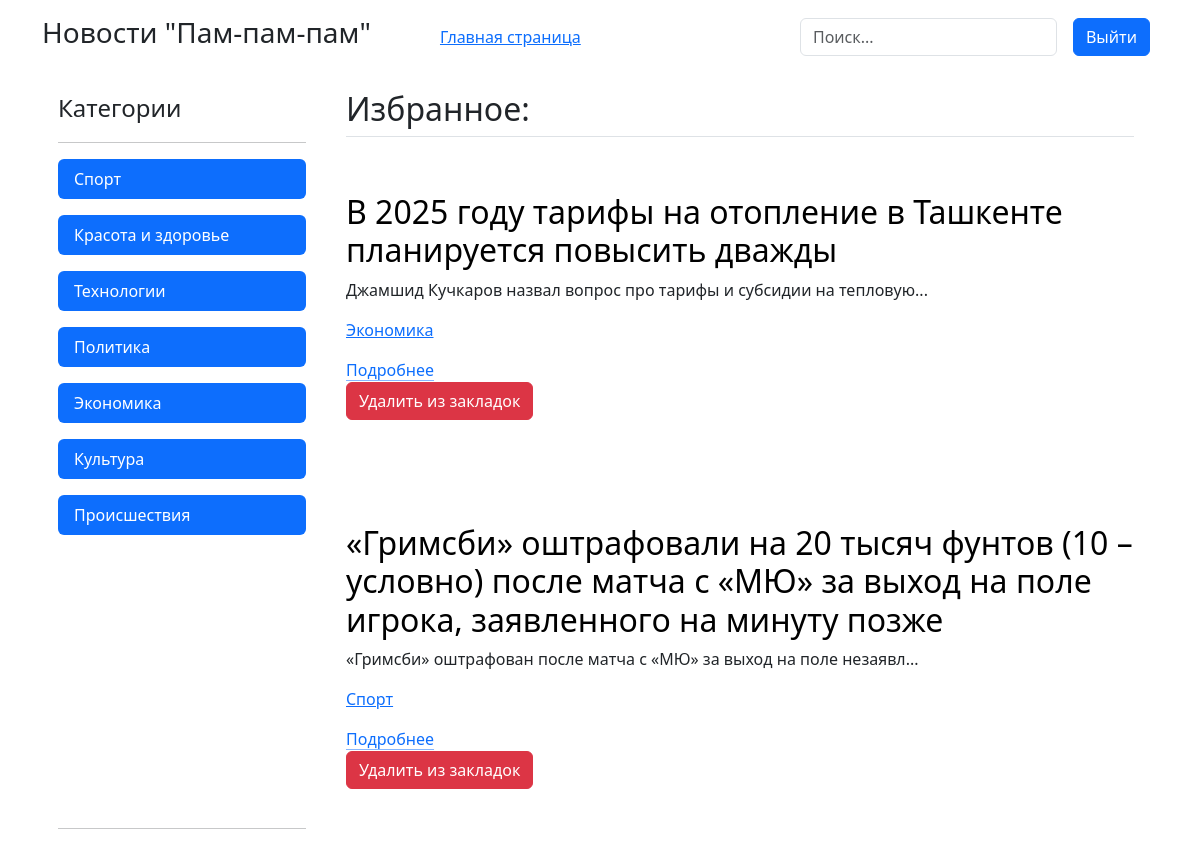
The app's page /favourite (signed in), older data.
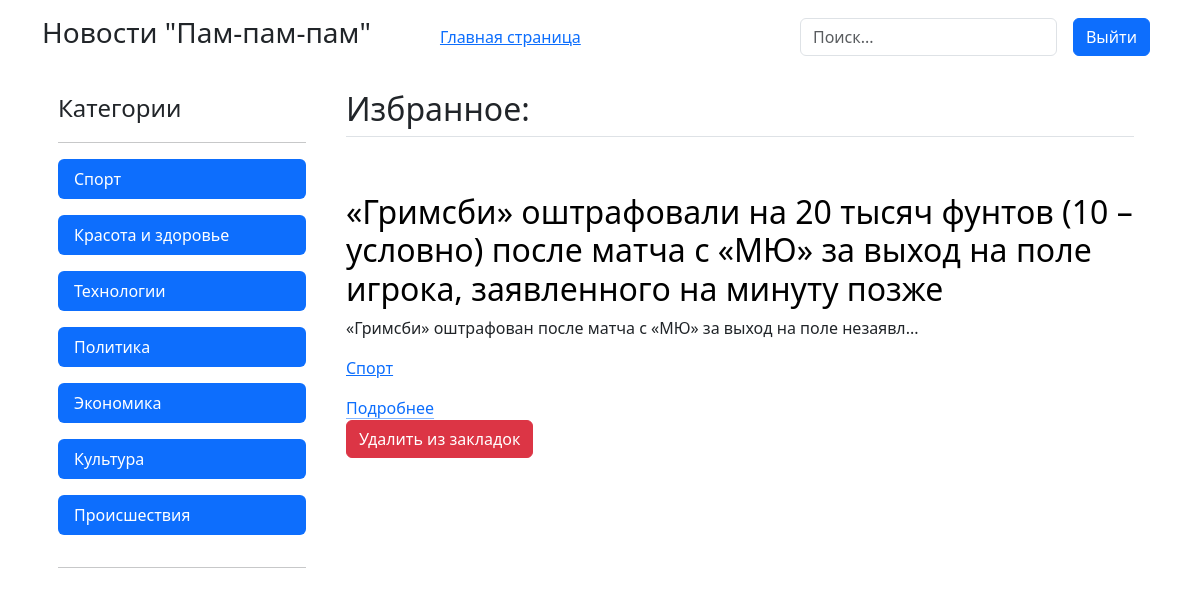
The same page, newer data.
### index/models.py (models this page shows)
class Category(models.Model):
    category_name = models.CharField(max_length=32)
    added_date = models.DateTimeField(auto_now_add=True)
    def __str__(self):
        return self.category_name
    class Meta:
        verbose_name_plural = 'Категория новостей'

class Favourite(models.Model):
    user_id = models.IntegerField()
    favourite_news = models.ForeignKey(News, on_delete=models.CASCADE)
    have_favourite = models.BooleanField(default=False)
    def __str__(self):
        return str(self.favourite_news)
    class Meta:
        verbose_name_plural = 'Избранное'

class News(models.Model):
    news_header = models.CharField(max_length=128)
    news_text = models.TextField()
    news_category = models.ForeignKey(Category, on_delete=models.CASCADE)
    added_date = models.DateTimeField(auto_now_add=True)
    def __str__(self):
        return self.news_header
    class Meta:
        verbose_name_plural = 'Новость'

### index/views.py (the view)
# urls.py: path('favourite', views.favourite_page)
def favourite_page(request):
    favourite_news = Favourite.objects.filter(user_id=request.user.id,
                                              have_favourite=True)
    categories = Category.objects.all()
    context = {
        'favourite_news': favourite_news,
        'categories': categories,
    }
    return render(request, 'favourite_page.html', context)

### index/templates/favourite_page.html (shortened to what this page needs)
<!DOCTYPE html>
<html lang="ru">
<head>
    <link rel="stylesheet" href="https://cdn.jsdelivr.net/npm/bootstrap@5.3.3/dist/css/bootstrap.min.css">
</head>
<body>
<header class="p-3">
    <div class="container">
        <div class="d-flex flex-wrap align-items-center justify-content-center justify-content-lg-start">
            <h3>Новости "Пам-пам-пам"</h3>
            <a href="/" class="nav col-12 col-lg-3 me-lg-auto mb-2 justify-content-center mb-md-0">Главная страница</a>
            <form action="/search" method="post" class="col-12 col-lg-auto mb-3 mb-lg-0 me-lg-3" role="search">
                <input name="search_product" type="search" class="form-control" placeholder="Поиск..." aria-label="Search">
            </form>
            {% if user.is_authenticated %}
            <div class="text-end">
              <a href="/logout"><button type="button" class="btn btn-primary me-2">Выйти</button></a>
            </div>
            {% else %}
            <div class="text-end">
              <a href="/register"><button type="button" class="btn btn-warning me-2">Регистрация</button></a>
              <a href="{% url 'login' %}"><button type="button" class="btn btn-primary">Войти</button></a>
            </div>
            {% endif %}
        </div>
    </div>
</header>
    <div class="container d-flex 100">
    <div class="d-flex flex-column flex-shrink-0 p-3" style="width: 280px;">
        <span class="fs-4">Категории</span>
        <hr>
        <ul class="nav nav-pills flex-column mb-auto">
            {% for c in categories %}
            <li class="nav-item mb-3">
                <a href="/category/{{ c.id }}" class="nav-link active" aria-current="page">{{ c }}</a>
            </li>
            {% endfor %}
        </ul>
        <hr>
    </div>
    <div class="container px-4 py-3" id="featured-3">
    <h2 class="pb-2 border-bottom">Избранное:</h2>
    {% for n in favourite_news %}
        <div class="row g-4 py-5 row-cols-1 row-cols-lg-1">
            <div class="feature col">
                <h3 class="fs-2 text-body-emphasis">{{ n }}</h3>
                <p>{{ n.favourite_news.news_text|slice:64 }}...</p>
                <p><a href="/category/{{ n.favourite_news.news_category.id }}/">{{ n.favourite_news.news_category}}</a></p>
                <a href="/news/{{ n.favourite_news.id }}" class="icon-link">Подробнее</a>
                <form action="/del-from-favourite/{{ n.favourite_news.id }}" method="post">
                    <button type="submit" class="btn btn-danger mb-2">Удалить из закладок</button>
                </form>
            </div>
        </div>
        {% endfor %}
    </div>
</body>
</html>

Row changes from the older to the newer data that the page shows:
removed Favourite: favourite_news.news_header "В 2025 году тарифы на отопление в Ташкенте планируется повысить дважды", favourite_news.news_text "Джамшид Кучкаров назвал вопрос про тарифы и субсидии на тепловую", favourite_news.news_category "Экономика"
